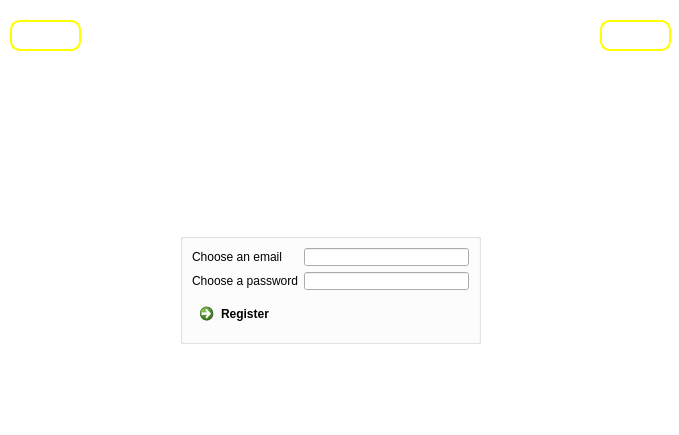
<?xml version="1.0" encoding="UTF-8"?>
<ui version="4.0">
 <class>RegisterWindow</class>
 <widget class="QDialog" name="RegisterWindow">
  <property name="geometry">
   <rect>
    <x>0</x>
    <y>0</y>
    <width>679</width>
    <height>435</height>
   </rect>
  </property>
  <property name="windowTitle">
   <string>Dialog</string>
  </property>
  <widget class="QPushButton" name="pushButton_exit">
   <property name="geometry">
    <rect>
     <x>600</x>
     <y>20</y>
     <width>71</width>
     <height>31</height>
    </rect>
   </property>
   <property name="styleSheet">
    <string notr="true">border-image:transparent;
border-style: solid;
color: rgb(255, 255, 255);
border-width: 2px;
border-color: yellow;
border-radius: 10px;</string>
   </property>
   <property name="text">
    <string>Exit</string>
   </property>
  </widget>
  <widget class="QGroupBox" name="groupBox">
   <property name="geometry">
    <rect>
     <x>180</x>
     <y>233</y>
     <width>301</width>
     <height>111</height>
    </rect>
   </property>
   <property name="styleSheet">
    <string notr="true">border-image: url(:/plain/img/plain color 2.png);</string>
   </property>
   <property name="title">
    <string/>
   </property>
   <layout class="QVBoxLayout" name="verticalLayout_3">
    <item>
     <layout class="QHBoxLayout" name="horizontalLayout">
      <item>
       <layout class="QVBoxLayout" name="verticalLayout_2">
        <item>
         <widget class="QLabel" name="label_email">
          <property name="text">
           <string>Choose an email</string>
          </property>
         </widget>
        </item>
        <item>
         <widget class="QLabel" name="label_password">
          <property name="text">
           <string>Choose a password</string>
          </property>
         </widget>
        </item>
       </layout>
      </item>
      <item>
       <layout class="QVBoxLayout" name="verticalLayout">
        <item>
         <widget class="QLineEdit" name="lineEdit_email">
          <property name="styleSheet">
           <string notr="true">border-image: transparent;</string>
          </property>
         </widget>
        </item>
        <item>
         <widget class="QLineEdit" name="lineEdit_password">
          <property name="styleSheet">
           <string notr="true">border-image: transparent;</string>
          </property>
          <property name="echoMode">
           <enum>QLineEdit::Password</enum>
          </property>
         </widget>
        </item>
       </layout>
      </item>
     </layout>
    </item>
    <item>
     <widget class="QCommandLinkButton" name="commandLinkButton">
      <property name="text">
       <string>Register</string>
      </property>
      <property name="icon">
       <iconset resource="Resurse.qrc">
        <normaloff>:/signup/img/signup.png</normaloff>:/signup/img/signup.png</iconset>
      </property>
     </widget>
    </item>
   </layout>
  </widget>
  <widget class="QGraphicsView" name="graphicsView">
   <property name="geometry">
    <rect>
     <x>-10</x>
     <y>-10</y>
     <width>701</width>
     <height>451</height>
    </rect>
   </property>
   <property name="styleSheet">
    <string notr="true">border-image: url(:/title/img/title.jpg);</string>
   </property>
  </widget>
  <widget class="QPushButton" name="pushButton_help">
   <property name="geometry">
    <rect>
     <x>10</x>
     <y>20</y>
     <width>71</width>
     <height>31</height>
    </rect>
   </property>
   <property name="styleSheet">
    <string notr="true">border-image:transparent;
border-style: solid;
color: rgb(255, 255, 255);
border-width: 2px;
border-color: yellow;
border-radius: 10px;</string>
   </property>
   <property name="text">
    <string>Help</string>
   </property>
  </widget>
  <zorder>graphicsView</zorder>
  <zorder>pushButton_exit</zorder>
  <zorder>groupBox</zorder>
  <zorder>pushButton_help</zorder>
 </widget>
 <resources>
  <include location="Resurse.qrc"/>
 </resources>
 <connections>
  <connection>
   <sender>pushButton_exit</sender>
   <signal>clicked()</signal>
   <receiver>RegisterWindow</receiver>
   <slot>close()</slot>
   <hints>
    <hint type="sourcelabel">
     <x>619</x>
     <y>42</y>
    </hint>
    <hint type="destinationlabel">
     <x>620</x>
     <y>68</y>
    </hint>
   </hints>
  </connection>
 </connections>
</ui>
